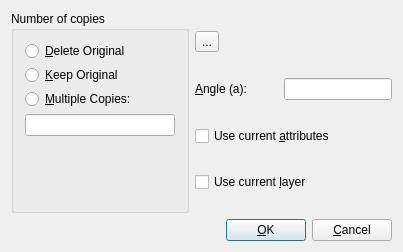
<?xml version="1.0" encoding="UTF-8"?>
<ui version="4.0">
 <class>QG_DlgRotate</class>
 <widget class="QDialog" name="QG_DlgRotate">
  <property name="geometry">
   <rect>
    <x>0</x>
    <y>0</y>
    <width>403</width>
    <height>252</height>
   </rect>
  </property>
  <property name="sizePolicy">
   <sizepolicy hsizetype="Minimum" vsizetype="Minimum">
    <horstretch>0</horstretch>
    <verstretch>0</verstretch>
   </sizepolicy>
  </property>
  <property name="minimumSize">
   <size>
    <width>300</width>
    <height>190</height>
   </size>
  </property>
  <property name="windowTitle">
   <string>Rotation Options</string>
  </property>
  <layout class="QGridLayout">
   <item row="1" column="0" colspan="2">
    <layout class="QHBoxLayout">
     <item>
      <spacer name="spacer">
       <property name="orientation">
        <enum>Qt::Horizontal</enum>
       </property>
       <property name="sizeType">
        <enum>QSizePolicy::Expanding</enum>
       </property>
       <property name="sizeHint" stdset="0">
        <size>
         <width>40</width>
         <height>20</height>
        </size>
       </property>
      </spacer>
     </item>
     <item>
      <widget class="QPushButton" name="bOk">
       <property name="text">
        <string>&amp;OK</string>
       </property>
       <property name="default">
        <bool>true</bool>
       </property>
      </widget>
     </item>
     <item>
      <widget class="QPushButton" name="bCancel">
       <property name="text">
        <string>&amp;Cancel</string>
       </property>
       <property name="shortcut">
        <string>Esc</string>
       </property>
      </widget>
     </item>
    </layout>
   </item>
   <item row="0" column="0">
    <widget class="Q3ButtonGroup" name="bgNumber">
     <property name="title">
      <string>Number of copies</string>
     </property>
     <layout class="QVBoxLayout">
      <item>
       <widget class="QRadioButton" name="rbMove">
        <property name="sizePolicy">
         <sizepolicy hsizetype="Minimum" vsizetype="Preferred">
          <horstretch>0</horstretch>
          <verstretch>0</verstretch>
         </sizepolicy>
        </property>
        <property name="minimumSize">
         <size>
          <width>0</width>
          <height>18</height>
         </size>
        </property>
        <property name="text">
         <string>&amp;Delete Original</string>
        </property>
       </widget>
      </item>
      <item>
       <widget class="QRadioButton" name="rbCopy">
        <property name="sizePolicy">
         <sizepolicy hsizetype="Minimum" vsizetype="Preferred">
          <horstretch>0</horstretch>
          <verstretch>0</verstretch>
         </sizepolicy>
        </property>
        <property name="minimumSize">
         <size>
          <width>0</width>
          <height>18</height>
         </size>
        </property>
        <property name="text">
         <string>&amp;Keep Original</string>
        </property>
       </widget>
      </item>
      <item>
       <widget class="QRadioButton" name="rbMultiCopy">
        <property name="sizePolicy">
         <sizepolicy hsizetype="Minimum" vsizetype="Preferred">
          <horstretch>0</horstretch>
          <verstretch>0</verstretch>
         </sizepolicy>
        </property>
        <property name="minimumSize">
         <size>
          <width>0</width>
          <height>18</height>
         </size>
        </property>
        <property name="text">
         <string>&amp;Multiple Copies:</string>
        </property>
       </widget>
      </item>
      <item>
       <widget class="QLineEdit" name="leNumber"/>
      </item>
      <item>
       <spacer name="spacer7">
        <property name="orientation">
         <enum>Qt::Vertical</enum>
        </property>
        <property name="sizeType">
         <enum>QSizePolicy::Expanding</enum>
        </property>
        <property name="sizeHint" stdset="0">
         <size>
          <width>20</width>
          <height>146</height>
         </size>
        </property>
       </spacer>
      </item>
     </layout>
    </widget>
   </item>
   <item row="0" column="1">
    <layout class="QVBoxLayout">
     <item>
      <widget class="QToolButton" name="toolButton">
       <property name="text">
        <string>...</string>
       </property>
       <property name="icon">
        <iconset resource="png/icons.qrc">
         <normaloff>:/ui/icons/dlgmodifyrotate.png</normaloff>:/ui/icons/dlgmodifyrotate.png</iconset>
       </property>
       <property name="iconSize">
        <size>
         <width>80</width>
         <height>80</height>
        </size>
       </property>
      </widget>
     </item>
     <item>
      <layout class="QHBoxLayout">
       <item>
        <widget class="QLabel" name="lAngle">
         <property name="text">
          <string>&amp;Angle (a):</string>
         </property>
         <property name="wordWrap">
          <bool>false</bool>
         </property>
         <property name="buddy">
          <cstring>leAngle</cstring>
         </property>
        </widget>
       </item>
       <item>
        <spacer name="spacer12">
         <property name="orientation">
          <enum>Qt::Horizontal</enum>
         </property>
         <property name="sizeType">
          <enum>QSizePolicy::Expanding</enum>
         </property>
         <property name="sizeHint" stdset="0">
          <size>
           <width>31</width>
           <height>20</height>
          </size>
         </property>
        </spacer>
       </item>
       <item>
        <widget class="QLineEdit" name="leAngle">
         <property name="sizePolicy">
          <sizepolicy hsizetype="Expanding" vsizetype="Fixed">
           <horstretch>0</horstretch>
           <verstretch>0</verstretch>
          </sizepolicy>
         </property>
        </widget>
       </item>
      </layout>
     </item>
     <item>
      <widget class="QCheckBox" name="cbCurrentAttributes">
       <property name="text">
        <string>Use current &amp;attributes</string>
       </property>
      </widget>
     </item>
     <item>
      <widget class="QCheckBox" name="cbCurrentLayer">
       <property name="text">
        <string>Use current &amp;layer</string>
       </property>
      </widget>
     </item>
    </layout>
   </item>
  </layout>
 </widget>
 <layoutdefault spacing="6" margin="11"/>
 <customwidgets>
  <customwidget>
   <class>Q3GroupBox</class>
   <extends>QGroupBox</extends>
   <header>Qt3Support/Q3GroupBox</header>
   <container>1</container>
  </customwidget>
  <customwidget>
   <class>Q3ButtonGroup</class>
   <extends>Q3GroupBox</extends>
   <header>Qt3Support/Q3ButtonGroup</header>
   <container>1</container>
  </customwidget>
 </customwidgets>
 <includes>
  <include location="local">rs_modification.h</include>
 </includes>
 <resources>
  <include location="png/icons.qrc"/>
 </resources>
 <connections>
  <connection>
   <sender>rbMove</sender>
   <signal>toggled(bool)</signal>
   <receiver>leNumber</receiver>
   <slot>setDisabled(bool)</slot>
   <hints>
    <hint type="sourcelabel">
     <x>20</x>
     <y>20</y>
    </hint>
    <hint type="destinationlabel">
     <x>20</x>
     <y>20</y>
    </hint>
   </hints>
  </connection>
  <connection>
   <sender>rbCopy</sender>
   <signal>toggled(bool)</signal>
   <receiver>leNumber</receiver>
   <slot>setDisabled(bool)</slot>
   <hints>
    <hint type="sourcelabel">
     <x>20</x>
     <y>20</y>
    </hint>
    <hint type="destinationlabel">
     <x>20</x>
     <y>20</y>
    </hint>
   </hints>
  </connection>
  <connection>
   <sender>rbMultiCopy</sender>
   <signal>toggled(bool)</signal>
   <receiver>leNumber</receiver>
   <slot>setEnabled(bool)</slot>
   <hints>
    <hint type="sourcelabel">
     <x>20</x>
     <y>20</y>
    </hint>
    <hint type="destinationlabel">
     <x>20</x>
     <y>20</y>
    </hint>
   </hints>
  </connection>
  <connection>
   <sender>bOk</sender>
   <signal>clicked()</signal>
   <receiver>QG_DlgRotate</receiver>
   <slot>accept()</slot>
   <hints>
    <hint type="sourcelabel">
     <x>20</x>
     <y>20</y>
    </hint>
    <hint type="destinationlabel">
     <x>20</x>
     <y>20</y>
    </hint>
   </hints>
  </connection>
  <connection>
   <sender>bCancel</sender>
   <signal>clicked()</signal>
   <receiver>QG_DlgRotate</receiver>
   <slot>reject()</slot>
   <hints>
    <hint type="sourcelabel">
     <x>20</x>
     <y>20</y>
    </hint>
    <hint type="destinationlabel">
     <x>20</x>
     <y>20</y>
    </hint>
   </hints>
  </connection>
 </connections>
</ui>
